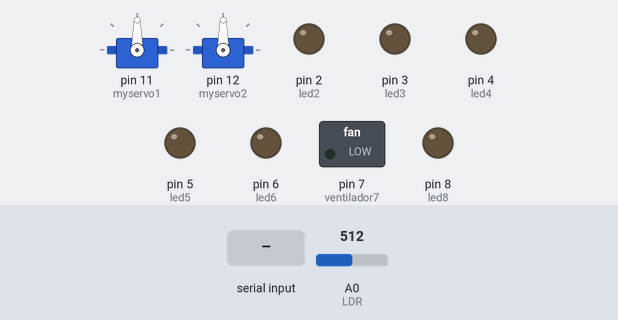
This sketch was run on a simulated Arduino Uno, built with avr-gcc and run on an emulated ATmega328P. Parts: 2 × servo, switched loads named in the sketch (green lamp = pin HIGH), output pins drawn as LEDs (lit = HIGH). The inputs (shaded band) are chosen by the test bench; at power-on: A0 (LDR) = 512.

Above: at 1.2 s.
1.3 s: A0 (LDR) set to 999
3.0 s: A0 (LDR) set to 1015
At 4.4 s:
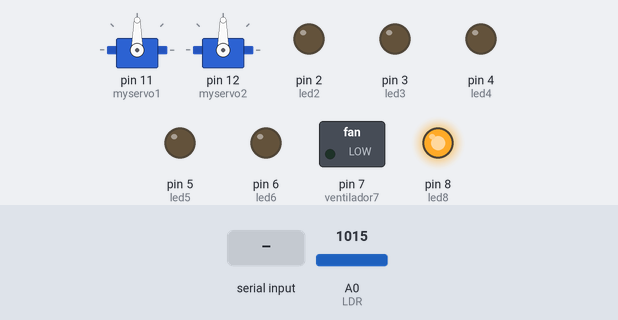
4.8 s: "1" received over Serial
At 5.5 s:
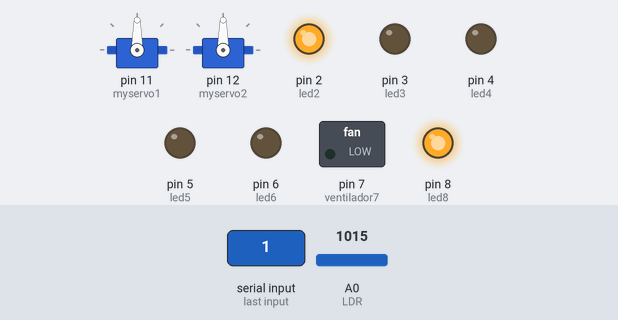
6.3 s: byte 101 ('e') received over Serial
At 6.6 s:
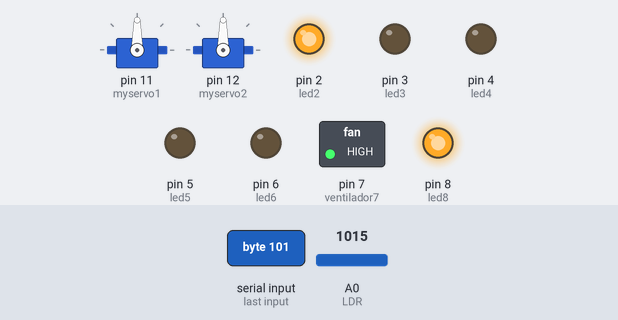
7.8 s: byte 71 ('G') received over Serial
At 8.9 s:
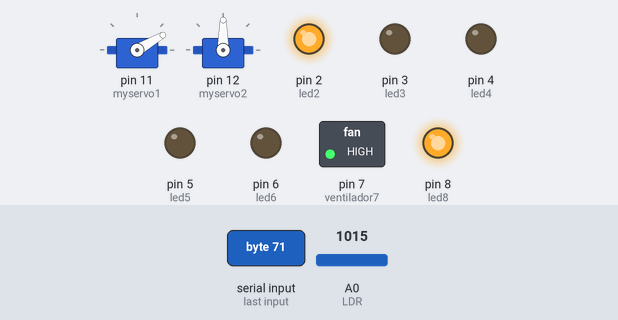
9.3 s: byte 70 ('F') received over Serial
At 10.5 s:
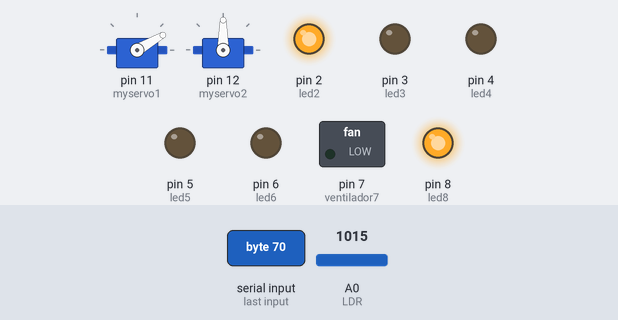
Timing chart, 0 to 12.3 s (numbered marks = the images above; inputs shaded):
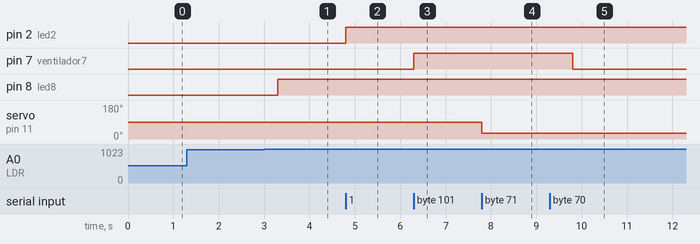

Measured:
- the behaviour switches between 1005 and 1006 on A0 (LDR) (found by bisection; images 0 and 1)
- after the input at 1.3 s, every drawn part: stays the same
- after the input at 3.0 s, pin 8 (led8): LOW → HIGH after 0.30 s
- after the input at 4.8 s, pin 2 (led2): LOW → HIGH at once
- after the input at 6.3 s, pin 7 (ventilador7): LOW → HIGH at once
- after the input at 7.8 s, servo on pin 11 (myservo1): 90° → 30° at once
- after the input at 9.3 s, pin 7 (ventilador7): HIGH → LOW after 0.50 s

The sketch:

domoticafinal.ino
```cpp
/*  UNIVERSIDAD TECNICA DE AMBATO
            NTIC II
INTEGRANTES: CULCAY GIANCARLO      ELIZALDE PAOLA
             RUANO BRYAN           PEREZ JULIO
             SALVADOR ISMAEL                        */
#include <Servo.h>
Servo myservo1;  // create servo object to control a servo
Servo myservo2;  // create servo object to control a servo

int led2=2;
int led3=3;
int led4=4;
int led5=5;
int led6=6;
int ventilador7=7;
int led8 = 8 ;    //El LED esta conectado en el pin 9
int LDR = 0  ;   //El LDR esta conectador en el pin A0
int luz = 0;
int valor_sensor = 0;
char estado=0;
int serv11=11;//asocio EL SERVO1 al pin11 del arduino
int serv12=12;//asocio EL SERVO2 al pin12 del arduino
String readString;//asignacion  de la palabra readString a una variable tipo cadena


  void setup() { //ESTE ES EL MAIN DEL PROGRAMA
  Serial.begin(9600); //inicializa el puerto serial a 9600 bps de velocidad
  //Leds
  pinMode(led2,OUTPUT);//determinan a los pines del arduino como señal de salida
  pinMode(led3,OUTPUT);
  pinMode(led4,OUTPUT);
  pinMode(led5,OUTPUT);
  pinMode(led6,OUTPUT);
  //ventilador
  pinMode(ventilador7,OUTPUT);
   pinMode(led8,OUTPUT);
   pinMode(LDR, INPUT);

  //Servomotores
  myservo1.attach(11);  //ASOCIA el puerto al servo1
  myservo2.attach(12);  //ASOCIA el puerto al servo2
 }
  void loop() { //ESTE ES EL BUCLE LOOP
//fotoresistor
   valor_sensor = analogRead(LDR);
  if (luz <= 490)   //Si la resistendia que produce el ldr es menor o igual que 490
  {
    digitalWrite (led8, LOW);  //El led se apaga
  luz = (valor_sensor)/2.048;
  Serial.println("");
  delay(300);
  }

  if (luz > 490)   //Si es mayor que 490
  {
    digitalWrite (led8, HIGH);  //El led se enciende
  }
  //PARTE BLUETOOH
  if(Serial.available()>0){ //Verifica el primer caracter que ingresa al puerto serial
  estado = Serial.read();
  }
  if (estado == '1'){
   digitalWrite(led2,HIGH);//enciende led 1
  }
  if(estado=='2' ){
  digitalWrite(led2,LOW);//apaga led 1
  }
  if(estado =='3'){
  digitalWrite(led3,HIGH);//enciende led 2
  }
  if(estado=='4'){
  digitalWrite(led3,LOW); //apaga led 2
  }
  if(estado=='5'){
  digitalWrite(led4,HIGH); //enciende led 3
  }
  if(estado=='6'){
  digitalWrite(led4,LOW); //apaga led 3
  }
  if(estado=='7'){
  digitalWrite(led5,HIGH);  //enciende led 4
  }
  if(estado=='8'){
  digitalWrite(led5,LOW); //apaga led 4
  }
  if(estado=='a'){
  digitalWrite(led6,HIGH); // enciende led 5
  }
  if(estado=='V'){
  digitalWrite(led6,LOW);   //apaga led 5
  }
  //Ventilador
  if(estado=='e'){
  digitalWrite(ventilador7,HIGH);//Enciende ventilador
  }
  if(estado=='F'){
  digitalWrite(ventilador7,LOW);//Apaga ventilador
  }

  //botones de servo1
  if(estado=='G'){
 myservo1.write(30);
    delay(1000);
  }
  if(estado=='H'){
 myservo1.write(90);
    delay(700);
  }

//botones de servo2
  if(estado=='m'){
 myservo2.write(20);
    delay(500);
  }
  if(estado=='n'){
 myservo2.write(90);
    delay(500);
  }
 }
```
